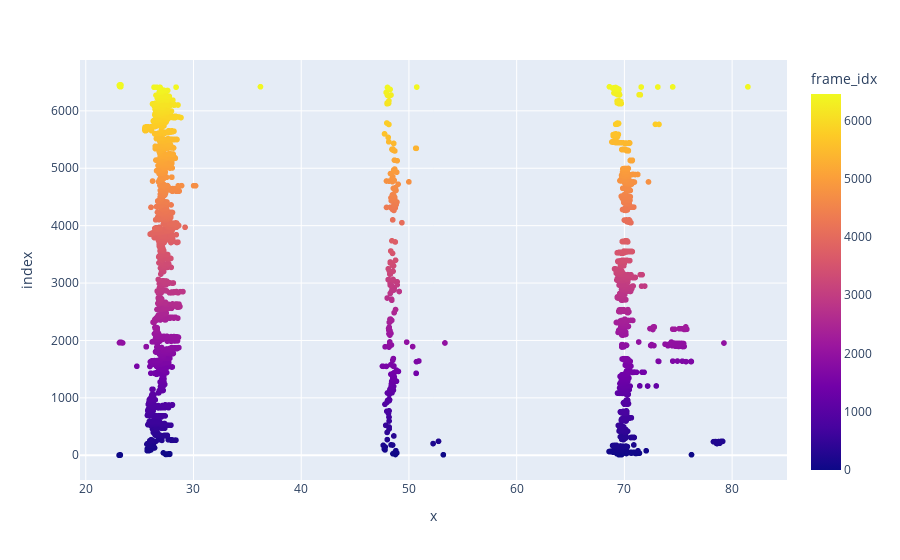

The notebook cell saved with this chart:
### Code cell
fig = px.scatter(df_avg, x='x', color='frame_idx')
fig.show()

### Figure 1 — Plotly figure (JSON) as saved in the notebook; plotly's stock layout.template omitted (floating-point values rounded to 4 significant figures; data arrays with more than 128 entries replaced by an {"elided": "..."} marker saying what was removed)
{"data": [{"hovertemplate": "x=%{x}<br>index=%{y}<br>frame_idx=%{marker.color}<extra></extra>", "legendgroup": "", "marker": {"color": {"elided": "6456 float values"}, "coloraxis": "coloraxis", "symbol": "circle"}, "mode": "markers", "name": "", "showlegend": false, "type": "scattergl", "x": {"elided": "6456 float values"}, "xaxis": "x", "y": {"elided": "6456 int values"}, "yaxis": "y"}], "layout": {"coloraxis": {"colorbar": {"title": {"text": "frame_idx"}}, "colorscale": [[0, "#0d0887"], [0.1111, "#46039f"], [0.2222, "#7201a8"], [0.3333, "#9c179e"], [0.4444, "#bd3786"], [0.5556, "#d8576b"], [0.6667, "#ed7953"], [0.7778, "#fb9f3a"], [0.8889, "#fdca26"], [1, "#f0f921"]]}, "legend": {"tracegroupgap": 0}, "margin": {"t": 60}, "xaxis": {"anchor": "y", "domain": [0, 1], "title": {"text": "x"}}, "yaxis": {"anchor": "x", "domain": [0, 1], "title": {"text": "index"}}}}
